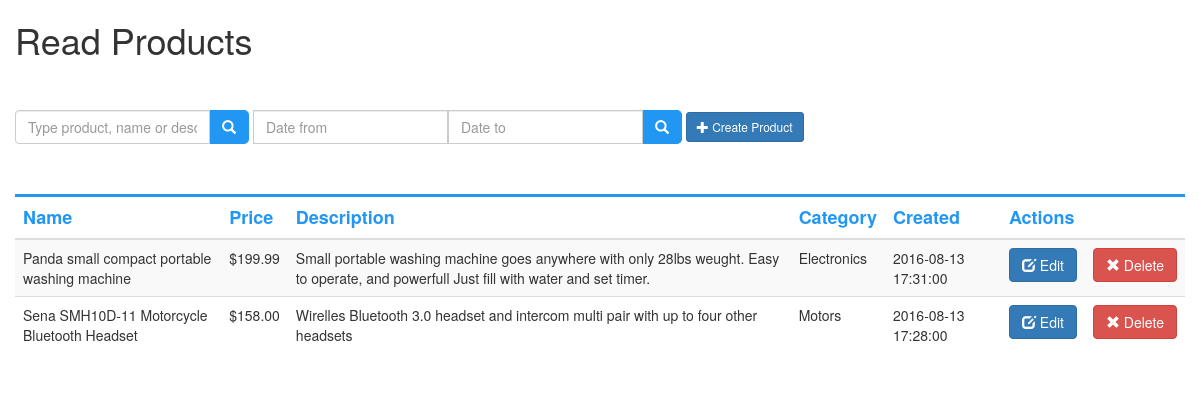
The page / on the database its author committed.
### tables this page shows
CREATE TABLE IF NOT EXISTS `products` (
  `id` int(11) NOT NULL AUTO_INCREMENT,
  `name` varchar(100) NOT NULL,
  `description` text NOT NULL,
  `price` decimal(12,2) NOT NULL,
  `category_id` int(11) NOT NULL,
  `created` datetime NOT NULL,
  `modified` timestamp NOT NULL DEFAULT CURRENT_TIMESTAMP,
  PRIMARY KEY (`id`),
  KEY `product_category` (`category_id`),
  CONSTRAINT `product_category` FOREIGN KEY (`category_id`) REFERENCES `category` (`id`) ON DELETE CASCADE ON UPDATE CASCADE
);

CREATE TABLE IF NOT EXISTS `category` (
  `id` int(11) NOT NULL AUTO_INCREMENT,
  `name` varchar(100) NOT NULL,
  PRIMARY KEY (`id`)
);

### index.php (the view, shortened to what this page needs)
<?php
	$con = Connect();
?>
<!DOCTYPE html>
<html lang="en">
  <head>
	<link rel="stylesheet" href="css/bootstrap.min.css">
	<link href="css/style.css" rel="stylesheet" type="text/css">
    <link href="font-awesome/css/font-awesome.min.css" rel="stylesheet" type="text/css">
</head>
<body>
	<div class="container">
		<div class="row">
		<h1>Read Products</h1>
		<div class="filter">
		<form id="frmFilter" class="form-inline" role="form" method="post" action="">
			<div class="input-group">
				<input type="text" id="search" name="search" onkeyup="searchProduct()" class="form-control"  placeholder="Type product, name or description" />
				<div class="input-group-addon search_button" >
				<span class="glyphicon glyphicon-search" > </span>
				</div>
			</div>
			<div class="input-group">
				<div class="input-group">
					<input type="text" name="" id="date1" value=""  class="form-control" placeholder="Date from"/>
				</div>
				<div class="input-group">
					<input type="text" name="" id="date2" value=""  class="form-control" placeholder="Date to"/>
				</div>
				<div class="input-group-addon search_button">
					<span class="glyphicon glyphicon-search" > </span>
				</div>
			</div>
			<div class="form-group">
				<button type="button" class="btn btn-primary btn-sm" data-toggle="collapse" data-target="#add_product">
				  <span class="glyphicon glyphicon-plus " aria-hidden="true"></span> Create Product
				</button>
			</div>
		</form>
		</div>
			<table class="table table-striped">
				<thead>
					<tr>
						<th>Name</th>
						<th>Price</th>
						<th>Description</th>
						<th>Category</th>
						<th>Created</th>
						<th colspan= "2" >Actions</th>
					</tr>
				<thead>
				<tbody id="resultado" >
					<?php include 'product_list.php'; ?>
				</tbody>
			</table>
		</div>
	</div>
  </body>
</html>

### product_list.php
<?php
	$qryProd  = "SELECT p.id, p.name, p.description, p.price, c.name as category, p.created, p.category_id  ";
	$qryProd .= "FROM products p JOIN category c on category_id = c.id ORDER BY id desc";
	$stmt = $con->prepare($qryProd);
	$resProd = $stmt->execute();
	$products = $stmt->fetchAll();
	foreach($products as $row){
?>
	<tr>
		<td><?php echo $row["name"] ?></td>
		<td>$<?php echo $row["price"] ?></td>
		<td><?php echo $row["description"] ?></td>
		<td><?php echo $row["category"] ?></td>
		<td><?php echo $row["created"]?></td>
		<td>
			<button type="button" onclick="edit(<?=$row["id"]?>,'<?=$row["name"] ?>',<?=$row["price"]?>,'<?=$row["description"]?>',<?=$row["category_id"]?>)" class="btn btn-primary btn-md" >
			  <span class="glyphicon glyphicon-edit " aria-hidden="true"></span> Edit
			</button>
		</td>
		<td>
			<button type="button" class="btn btn-danger btn-md" onclick="deleteProduct(<?php echo $row["id"]?>); return false">
				<span class="glyphicon glyphicon-remove " aria-hidden="true"></span> Delete
			</button>
		</td>
	</tr>
<?php
}
?>

### css/style.css (style rules this page uses)
.filter { margin:50px 0 ; }
.search_button { color: #fff; background: #2196F3; border: 1px solid #2196F3; border-radius: 0px 5px 5px 0px; }
.table { border-top: 3px solid #2196f3; }
th { color:#2196f3; font-size: 18px; }

### rows shown on the page
products: name "Panda small compact portable washing machine", price "199.99", description "Small portable washing machine goes anywhere with only 28lbs weught. Easy to operate, and powerfull Just fill with water and set timer.", category.name "Electronics", created "2016-08-13 17:31:00"
products: name "Sena SMH10D-11 Motorcycle Bluetooth Headset", price "158.00", description "Wirelles Bluetooth 3.0 headset and intercom multi pair with up to four other headsets", category.name "Motors", created "2016-08-13 17:28:00"
